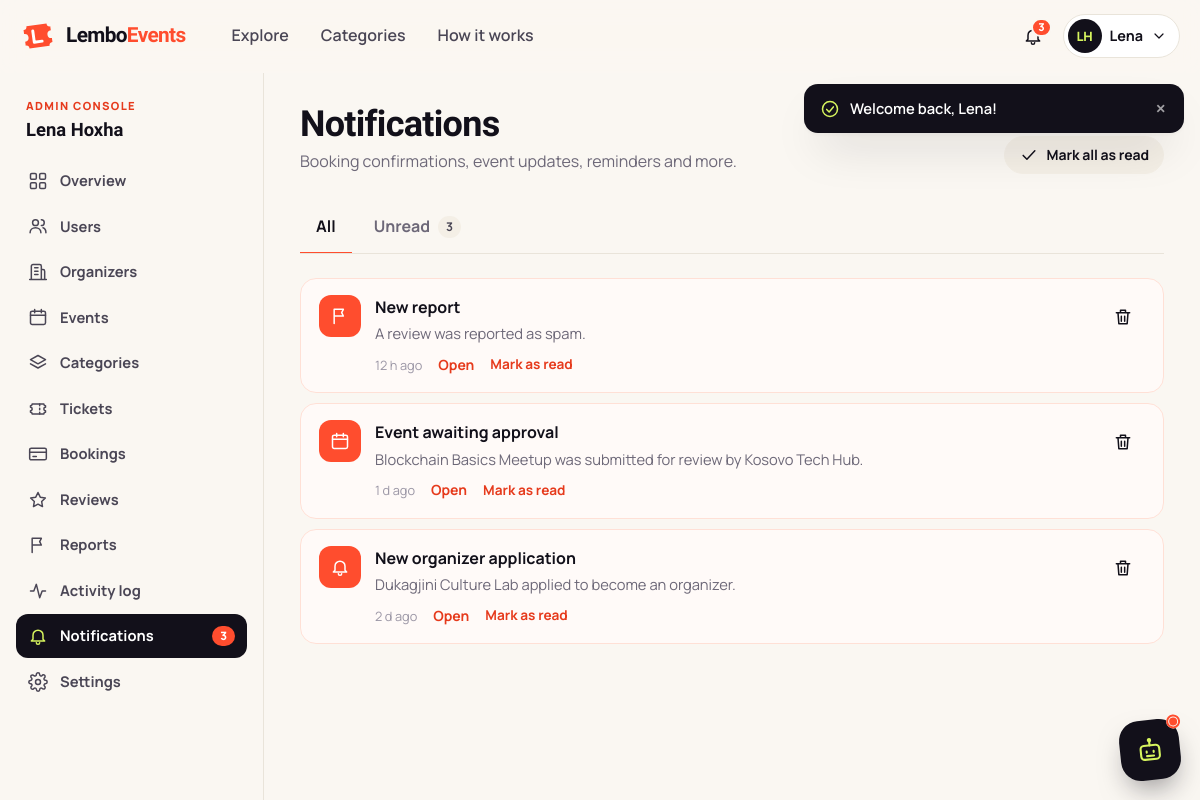
The page /admin/notifications.php (signed in) on the database its author committed.
### tables this page shows
CREATE TABLE users (
    id              INT UNSIGNED AUTO_INCREMENT PRIMARY KEY,
    role            ENUM('attendee','organizer','admin') NOT NULL DEFAULT 'attendee',
    first_name      VARCHAR(60)  NOT NULL,
    last_name       VARCHAR(60)  NOT NULL,
    email           VARCHAR(190) NOT NULL,
    password_hash   VARCHAR(255) NOT NULL,
    phone           VARCHAR(30)  NULL,
    city            VARCHAR(80)  NULL,
    avatar          VARCHAR(255) NULL,
    status          ENUM('active','suspended') NOT NULL DEFAULT 'active',
    suspended_reason VARCHAR(255) NULL,
    last_login_at   DATETIME NULL,
    created_at      DATETIME NOT NULL DEFAULT CURRENT_TIMESTAMP,
    updated_at      DATETIME NOT NULL DEFAULT CURRENT_TIMESTAMP ON UPDATE CURRENT_TIMESTAMP,
    UNIQUE KEY uq_users_email (email),
    KEY idx_users_role_status (role, status)
);

CREATE TABLE notifications (
    id          INT UNSIGNED AUTO_INCREMENT PRIMARY KEY,
    user_id     INT UNSIGNED NOT NULL,
    type        VARCHAR(40)  NOT NULL,
    title       VARCHAR(150) NOT NULL,
    message     VARCHAR(500) NOT NULL,
    link        VARCHAR(255) NULL,
    is_read     TINYINT(1) NOT NULL DEFAULT 0,
    created_at  DATETIME NOT NULL DEFAULT CURRENT_TIMESTAMP,
    KEY idx_notifications_user_read (user_id, is_read, created_at),
    CONSTRAINT fk_notifications_user FOREIGN KEY (user_id) REFERENCES users(id) ON DELETE CASCADE
);

### admin/notifications.php (called while the page is built, shortened)
<?php
$user = require_role('admin');
$layout = 'dashboard';
$dashActive = 'notifications';
require __DIR__ . '/../includes/header.php';
require __DIR__ . '/../includes/partials/notifications_page.php';
require __DIR__ . '/../includes/footer.php';

### includes/functions.php (called while the page is built, shortened)
<?php
function e($value): string
{
    return htmlspecialchars((string) ($value ?? ''), ENT_QUOTES | ENT_SUBSTITUTE, 'UTF-8');
}
function url(string $path = ''): string
{
    return BASE_URL . '/' . ltrim($path, '/');
}
function asset(string $path): string
{
    $file = ROOT_PATH . '/assets/' . ltrim($path, '/');
    $v = is_file($file) ? filemtime($file) : 1;
    return url('assets/' . ltrim($path, '/')) . '?v=' . $v;
}
function safe_return_path(?string $path, string $default = 'index.php'): string
{
    $path = (string) $path;
    return ltrim($path, '/');
}
function take_flashes(): array
{
    $f = $_SESSION['flash'] ?? [];
    return $f;
}
function input_int(string $key, int $default = 0): int
{
    $v = $_POST[$key] ?? $_GET[$key] ?? null;
    return is_numeric($v) ? (int) $v : $default;
}
function time_ago(?string $dt): string
{
    $diff = time() - strtotime($dt);
    if ($diff < 86400) return floor($diff / 3600) . ' h ago';
    if ($diff < 86400 * 7) return floor($diff / 86400) . ' d ago';
    return date('M j, Y', strtotime($dt));
}
function initials(string $name): string
{
    $parts = preg_split('/\s+/', trim($name)) ?: [];
    $s = '';
    foreach (array_slice($parts, 0, 2) as $p) {
        $s .= mb_strtoupper(mb_substr($p, 0, 1));
    }
    return $s ?: '?';
}
function unread_notifications(int $userId): int
{
    return (int) db_value('SELECT COUNT(*) FROM notifications WHERE user_id = ? AND is_read = 0', [$userId]);
}
function paginate(int $total, int $perPage = 20): array
{
    $page = max(1, input_int('page', 1));
    $pages = max(1, (int) ceil($total / $perPage));
    $page = min($page, $pages);
    return ['page' => $page, 'pages' => $pages, 'per' => $perPage, 'offset' => ($page - 1) * $perPage, 'total' => $total];
}

### includes/auth.php (called while the page is built, shortened)
<?php
function current_user(): ?array
{
    static $user = false;
    if ($user !== false) {
        return $user;
    }
    $id = (int) ($_SESSION['user_id'] ?? 0);
    $row = db_one('SELECT id, role, first_name, last_name, email, phone, city, avatar, status, created_at FROM users WHERE id = ?', [$id]);
    $row['name'] = $row['first_name'] . ' ' . $row['last_name'];
    return $user = $row;
}
function require_login(): array
{
    $u = current_user();
    if ($u) {
        return $u;
    }
}
function require_role(string ...$roles): array
{
    $u = require_login();
    return $u;
}

### config/database.php (called while the page is built, shortened)
<?php
function db(): PDO
{
    static $pdo = null;
    if ($pdo instanceof PDO) {
        return $pdo;
    }
    $dsn = sprintf('mysql:host=%s;port=%s;dbname=%s;charset=utf8mb4', DB_HOST, DB_PORT, DB_NAME);
    try {
        $pdo = new PDO($dsn, DB_USER, DB_PASS, [
            PDO::ATTR_ERRMODE            => PDO::ERRMODE_EXCEPTION,
            PDO::ATTR_DEFAULT_FETCH_MODE => PDO::FETCH_ASSOC,
            PDO::ATTR_EMULATE_PREPARES   => false,
            PDO::ATTR_STRINGIFY_FETCHES  => false,
        ]);
        $pdo->exec("SET time_zone = '" . (new DateTime())->format('P') . "'");
    } catch (PDOException $e) {
        error_log('[LemboEvents] DB connection failed: ' . $e->getMessage());
        http_response_code(503);
        $isApi = str_contains($_SERVER['SCRIPT_NAME'] ?? '', '/api/');
        if ($isApi) {
            header('Content-Type: application/json');
            echo json_encode(['ok' => false, 'error' => 'Database unavailable.']);
        } else {
            echo '<!doctype html><meta charset="utf-8"><title>Service unavailable</title>'
                . '<body style="font-family:system-ui;padding:3rem;max-width:40rem;margin:auto">'
                . '<h1>We\'ll be right back</h1><p>LemboEvents cannot reach its database. '
                . 'Make sure MySQL is running in XAMPP and that <code>database/schema.sql</code> has been imported.</p>';
        }
        exit;
    }
    return $pdo;
}
function db_all(string $sql, array $params = []): array
{
    $st = db()->prepare($sql);
    $st->execute($params);
    return $st->fetchAll();
}
function db_one(string $sql, array $params = []): ?array
{
    $st = db()->prepare($sql);
    $st->execute($params);
    $row = $st->fetch();
    return $row === false ? null : $row;
}
function db_value(string $sql, array $params = [])
{
    $st = db()->prepare($sql);
    $st->execute($params);
    $v = $st->fetchColumn();
    return $v === false ? null : $v;
}

### includes/partials/notifications_page.php (the view, shortened to what this page needs)
<?php
$uid = (int) $user['id'];
$filter = ($_GET['filter'] ?? '') === 'unread' ? 'unread' : 'all';
$total = (int) db_value('SELECT COUNT(*) FROM notifications WHERE user_id = ?' . ($filter === 'unread' ? ' AND is_read = 0' : ''), [$uid]);
$pg = paginate($total, 20);
$items = db_all('SELECT * FROM notifications WHERE user_id = ?' . ($filter === 'unread' ? ' AND is_read = 0' : '') . " ORDER BY created_at DESC, id DESC LIMIT {$pg['per']} OFFSET {$pg['offset']}", [$uid]);
$iconFor = fn(string $type) => match (true) {
    str_contains($type, 'booking') => 'ticket',
    str_contains($type, 'cancel') => 'x-circle',
    str_contains($type, 'review') => 'star',
    str_contains($type, 'reminder') => 'clock',
    str_contains($type, 'approved') => 'check-circle',
    str_contains($type, 'rejected') => 'alert',
    str_contains($type, 'report') => 'flag',
    str_contains($type, 'event') => 'calendar',
    default => 'bell',
};
?>
<div class="dash-head">
    <div>
        <h1>Notifications</h1>
        <p>Booking confirmations, event updates, reminders and more.</p>
    </div>
    <div class="actions">
        <button type="button" class="btn btn-soft btn-sm" data-notif-read-all><?= icon('check') ?> Mark all as read</button>
    </div>
</div>
<nav class="tabs" aria-label="Filter notifications">
    <a href="?filter=all" class="<?= $filter === 'all' ? 'active' : '' ?>">All</a>
    <a href="?filter=unread" class="<?= $filter === 'unread' ? 'active' : '' ?>">Unread <span class="tab-count"><?= unread_notifications($uid) ?></span></a>
</nav>
<?php if ($items): ?>
    <div>
        <?php foreach ($items as $n): ?>
            <div class="notif-page-item<?= $n['is_read'] ? '' : ' unread' ?>" data-notif-row="<?= (int) $n['id'] ?>">
                <span class="notif-dot"><?= icon($iconFor($n['type'])) ?></span>
                <div class="np-main">
                    <strong><?= e($n['title']) ?></strong>
                    <p><?= e($n['message']) ?></p>
                    <div class="flex gap-2 mt-1 wrap items-center">
                        <time datetime="<?= e($n['created_at']) ?>"><?= e(time_ago($n['created_at'])) ?></time>
                        <?php if ($n['link']): ?><a class="link small" href="<?= e(url(safe_return_path($n['link'], ''))) ?>" data-notif-open="<?= (int) $n['id'] ?>">Open</a><?php endif; ?>
                        <?php if (!$n['is_read']): ?><button type="button" class="link-btn" data-notif-mark="<?= (int) $n['id'] ?>">Mark as read</button><?php endif; ?>
                    </div>
                </div>
                <button type="button" class="icon-btn" data-notif-delete="<?= (int) $n['id'] ?>" aria-label="Delete notification"><?= icon('trash') ?></button>
            </div>
        <?php endforeach; ?>
    </div>
<?php endif; ?>

### includes/header.php (shortened to what this page needs)
<?php
$user = current_user();
$bodyClass ??= '';
$activeNav ??= '';
$layout ??= 'public';
$unread = $user ? unread_notifications((int) $user['id']) : 0;
$flashes = take_flashes();
?><!doctype html>
<html lang="en">
<head>
    <link rel="stylesheet" href="<?= e(asset('css/app.css')) ?>">
    <?php if ($layout === 'dashboard'): ?><link rel="stylesheet" href="<?= e(asset('css/dashboard.css')) ?>"><?php endif; ?>
    <link rel="stylesheet" href="<?= e(asset('css/chatbot.css')) ?>">
</head>
<body class="<?= e(trim($bodyClass . ' layout-' . $layout)) ?>">
<header class="site-header" id="siteHeader">
    <div class="container nav-inner">
        <a class="brand" href="<?= e(url('index.php')) ?>" aria-label="LemboEvents home">
            <span class="brand-mark" aria-hidden="true">
                <svg viewBox="0 0 32 32"><path d="M4 9a3 3 0 0 0 3-3h18a3 3 0 0 0 3 3v3.5a3.5 3.5 0 0 0 0 7V23a3 3 0 0 0-3 3H7a3 3 0 0 0-3-3v-3.5a3.5 3.5 0 0 0 0-7z" fill="currentColor"/><path d="M12 11v10h7" fill="none" stroke="#fff" stroke-width="2.6" stroke-linecap="round" stroke-linejoin="round"/></svg>
            </span>
            <span class="brand-name">Lembo<span>Events</span></span>
        </a>
        <nav class="nav-links" aria-label="Primary">
            <a href="<?= e(url('events.php')) ?>" class="<?= $activeNav === 'events' ? 'active' : '' ?>">Explore</a>
            <a href="<?= e(url('index.php#categories')) ?>">Categories</a>
            <a href="<?= e(url('index.php#how-it-works')) ?>">How it works</a>
        </nav>
        <div class="nav-actions">
            <?php if ($user): ?>
                <div class="dropdown" data-dropdown>
                    <button class="icon-btn notif-btn" type="button" aria-label="Notifications" aria-haspopup="true" aria-expanded="false" data-dropdown-toggle data-notif-toggle>
                        <?= icon('bell') ?>
                        <span class="notif-count<?= $unread ? '' : ' is-hidden' ?>" data-notif-count><?= $unread > 99 ? '99+' : (int) $unread ?></span>
                    </button>
                </div>
                <div class="dropdown user-dropdown" data-dropdown>
                    <button class="avatar-btn" type="button" aria-haspopup="true" aria-expanded="false" data-dropdown-toggle aria-label="Account menu">
                        <?php if ($user['avatar']): ?>
                            <img src="<?= e(image_url($user['avatar'])) ?>" alt="" width="36" height="36">
                        <?php else: ?>
                            <span class="avatar-initials"><?= e(initials($user['name'])) ?></span>
                        <?php endif; ?>
                        <span class="avatar-name"><?= e($user['first_name']) ?></span>
                        <?= icon('chevron-down', 'icon-sm') ?>
                    </button>
                </div>
            <?php else: ?>
                <a class="btn btn-ghost btn-sm hide-sm" href="<?= e(url('login.php')) ?>">Log in</a>
                <a class="btn btn-primary btn-sm hide-sm" href="<?= e(url('register.php')) ?>">Sign up</a>
            <?php endif; ?>
        </div>
    </div>
</header>
<div class="toast-stack" id="toastStack" aria-live="polite" aria-atomic="false">
    <?php foreach ($flashes as $f): ?>
        <div class="toast toast-<?= e($f['type']) ?>" data-autodismiss role="status">
            <?= icon($f['type'] === 'success' ? 'check-circle' : ($f['type'] === 'error' ? 'x-circle' : 'info')) ?>
            <span><?= e($f['message']) ?></span>
            <button type="button" class="toast-close" aria-label="Dismiss">&times;</button>
        </div>
    <?php endforeach; ?>
</div>
<?php if ($layout === 'dashboard'): ?>
    <?php require __DIR__ . '/partials/dashboard_nav.php'; ?>
<?php else: ?>
<main id="main" class="site-main">
<?php endif; ?>

### includes/icons.php (shortened to what this page needs)
<?php
function icon(string $name, string $class = ''): string
{
    $p = $paths[$name] ?? $paths['spark'];
    $cls = 'icon' . ($class !== '' ? ' ' . $class : '');
    return '<svg class="' . $cls . '" viewBox="0 0 24 24" fill="none" stroke="currentColor" stroke-width="1.8" stroke-linecap="round" stroke-linejoin="round" aria-hidden="true" focusable="false">' . $p . '</svg>';
}

### includes/partials/dashboard_nav.php (shortened to what this page needs)
<?php
$dashActive ??= '';
$role = $user['role'] ?? 'attendee';
$navItems = match ($role) {
    'admin' => [
        ['dashboard', 'admin/dashboard.php', 'grid', 'Overview'],
        ['users', 'admin/users.php', 'users', 'Users'],
        ['organizers', 'admin/organizers.php', 'building', 'Organizers'],
        ['events', 'admin/events.php', 'calendar', 'Events'],
        ['categories', 'admin/categories.php', 'layers', 'Categories'],
        ['tickets', 'admin/tickets.php', 'ticket', 'Tickets'],
        ['bookings', 'admin/bookings.php', 'card', 'Bookings'],
        ['reviews', 'admin/reviews.php', 'star', 'Reviews'],
        ['reports', 'admin/reports.php', 'flag', 'Reports'],
        ['activity', 'admin/activity.php', 'activity', 'Activity log'],
        ['notifications', 'admin/notifications.php', 'bell', 'Notifications'],
        ['profile', 'admin/profile.php', 'settings', 'Settings'],
    ],
    'organizer' => [
        ['dashboard', 'organizer/dashboard.php', 'grid', 'Overview'],
        ['events', 'organizer/events.php', 'calendar', 'Events'],
        ['tickets', 'organizer/tickets.php', 'ticket', 'Ticket types'],
        ['attendees', 'organizer/attendees.php', 'users', 'Attendees'],
        ['check-in', 'organizer/check-in.php', 'scan', 'Check-in'],
        ['analytics', 'organizer/analytics.php', 'chart', 'Analytics'],
        ['reviews', 'organizer/reviews.php', 'star', 'Reviews'],
        ['notifications', 'organizer/notifications.php', 'bell', 'Notifications'],
        ['profile', 'organizer/profile.php', 'settings', 'Organization'],
    ],
    default => [
        ['dashboard', 'attendee/dashboard.php', 'grid', 'Overview'],
        ['tickets', 'attendee/tickets.php', 'ticket', 'My tickets'],
        ['bookings', 'attendee/bookings.php', 'calendar', 'My events'],
        ['favorites', 'attendee/favorites.php', 'heart', 'Favorites'],
        ['notifications', 'attendee/notifications.php', 'bell', 'Notifications'],
        ['profile', 'attendee/profile.php', 'settings', 'Profile'],
    ],
};
$sideTitle = match ($role) { 'admin' => 'Admin console', 'organizer' => 'Organizer studio', default => 'My LemboEvents' };
$org = $role === 'organizer' ? current_organizer() : null;
?>
<div class="dash">
    <aside class="dash-side" aria-label="Dashboard navigation">
        <div class="dash-side-head">
            <span class="dash-eyebrow"><?= e($sideTitle) ?></span>
            <strong><?= e($org['organization_name'] ?? $user['name']) ?></strong>
        </div>
        <nav class="dash-nav">
            <?php foreach ($navItems as [$key, $href, $ic, $label]): ?>
                <a href="<?= e(url($href)) ?>" class="<?= $dashActive === $key ? 'active' : '' ?>"<?= $dashActive === $key ? ' aria-current="page"' : '' ?>>
                    <?= icon($ic) ?><span><?= e($label) ?></span>
                    <?php if ($key === 'notifications' && !empty($unread)): ?><span class="count-pill"><?= (int) $unread ?></span><?php endif; ?>
                </a>
            <?php endforeach; ?>
        </nav>
    </aside>
    <main id="main" class="dash-main">
        <div class="dash-content">

### rows shown on the page
users: first_name "Lena", role "ADMIN CONSOLE"
notifications: title "New report", message "A review was reported as spam.", created_at "12 h ago"
notifications: title "Event awaiting approval", message "Blockchain Basics Meetup was submitted for review by Kosovo Tech Hub.", created_at "1 d ago"
notifications: title "New organizer application", message "Dukagjini Culture Lab applied to become an organizer.", created_at "2 d ago"

### other values the page prints
$unread "3"
initials($user['name']) "LH"
$f['message'] "Welcome back, Lena!"
$org['organization_name'] "Lena Hoxha"
$label "Overview"
$label "Users"
$label "Organizers"
$label "Events"
$label "Categories"
$label "Tickets"
$label "Bookings"
$label "Reviews"
$label "Reports"
$label "Activity log"
$label "Notifications"
